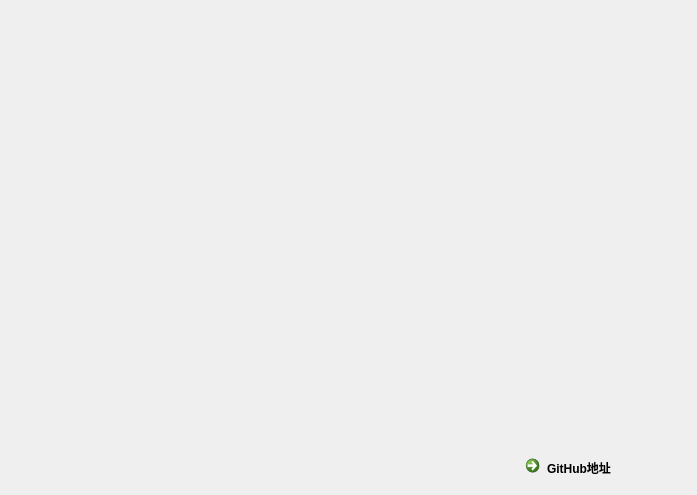
<?xml version="1.0" encoding="UTF-8"?>
<ui version="4.0">
 <class>About</class>
 <widget class="QDialog" name="About">
  <property name="geometry">
   <rect>
    <x>0</x>
    <y>0</y>
    <width>697</width>
    <height>495</height>
   </rect>
  </property>
  <property name="windowTitle">
   <string>关于</string>
  </property>
  <layout class="QVBoxLayout" name="verticalLayout_2">
   <item>
    <layout class="QVBoxLayout" name="verticalLayout" stretch="1,0">
     <item>
      <widget class="QLabel" name="label">
       <property name="text">
        <string/>
       </property>
       <property name="alignment">
        <set>Qt::AlignLeading|Qt::AlignLeft|Qt::AlignVCenter</set>
       </property>
      </widget>
     </item>
     <item>
      <layout class="QHBoxLayout" name="horizontalLayout">
       <item>
        <spacer name="horizontalSpacer">
         <property name="orientation">
          <enum>Qt::Horizontal</enum>
         </property>
         <property name="sizeHint" stdset="0">
          <size>
           <width>40</width>
           <height>20</height>
          </size>
         </property>
        </spacer>
       </item>
       <item>
        <widget class="QCommandLinkButton" name="commandLinkButton">
         <property name="text">
          <string>GitHub地址</string>
         </property>
        </widget>
       </item>
      </layout>
     </item>
    </layout>
   </item>
  </layout>
 </widget>
 <resources/>
 <connections/>
</ui>
